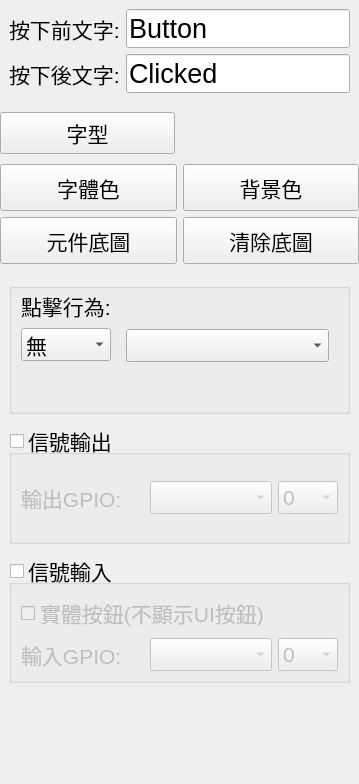
<?xml version="1.0" encoding="UTF-8"?>
<ui version="4.0">
 <class>EditButton</class>
 <widget class="QWidget" name="EditButton">
  <property name="geometry">
   <rect>
    <x>0</x>
    <y>0</y>
    <width>352</width>
    <height>784</height>
   </rect>
  </property>
  <property name="windowTitle">
   <string>Form</string>
  </property>
  <property name="styleSheet">
   <string notr="true">QComboBox{
background-color: rgb(255, 255, 255);
font: 20px &quot;Arial&quot;;}


font: 20px &quot;Arial&quot;</string>
  </property>
  <layout class="QGridLayout" name="gridLayout">
   <property name="leftMargin">
    <number>0</number>
   </property>
   <property name="topMargin">
    <number>0</number>
   </property>
   <property name="rightMargin">
    <number>0</number>
   </property>
   <property name="bottomMargin">
    <number>0</number>
   </property>
   <property name="spacing">
    <number>0</number>
   </property>
   <item row="0" column="0">
    <widget class="QWidget" name="widget_6" native="true">
     <property name="font">
      <font>
       <pointsize>16</pointsize>
      </font>
     </property>
     <layout class="QGridLayout" name="gridLayout_5">
      <property name="leftMargin">
       <number>0</number>
      </property>
      <property name="topMargin">
       <number>0</number>
      </property>
      <property name="rightMargin">
       <number>0</number>
      </property>
      <property name="bottomMargin">
       <number>0</number>
      </property>
      <property name="spacing">
       <number>10</number>
      </property>
      <item row="6" column="2">
       <spacer name="verticalSpacer_3">
        <property name="orientation">
         <enum>Qt::Vertical</enum>
        </property>
        <property name="sizeHint" stdset="0">
         <size>
          <width>20</width>
          <height>40</height>
         </size>
        </property>
       </spacer>
      </item>
      <item row="2" column="0" colspan="2">
       <widget class="QPushButton" name="btnSelectFont">
        <property name="minimumSize">
         <size>
          <width>0</width>
          <height>42</height>
         </size>
        </property>
        <property name="font">
         <font>
          <pointsize>16</pointsize>
          <weight>50</weight>
          <italic>false</italic>
          <bold>false</bold>
         </font>
        </property>
        <property name="text">
         <string>字型</string>
        </property>
       </widget>
      </item>
      <item row="0" column="0" colspan="4">
       <widget class="QWidget" name="widget_9" native="true">
        <layout class="QGridLayout" name="gridLayout_2">
         <item row="0" column="1">
          <widget class="QLineEdit" name="txtText">
           <property name="font">
            <font>
             <pointsize>20</pointsize>
            </font>
           </property>
           <property name="text">
            <string>Button</string>
           </property>
          </widget>
         </item>
         <item row="0" column="0">
          <widget class="QLabel" name="label_5">
           <property name="sizePolicy">
            <sizepolicy hsizetype="Maximum" vsizetype="Preferred">
             <horstretch>0</horstretch>
             <verstretch>0</verstretch>
            </sizepolicy>
           </property>
           <property name="font">
            <font>
             <pointsize>16</pointsize>
            </font>
           </property>
           <property name="text">
            <string>按下前文字:</string>
           </property>
          </widget>
         </item>
         <item row="1" column="0">
          <widget class="QLabel" name="label">
           <property name="minimumSize">
            <size>
             <width>0</width>
             <height>36</height>
            </size>
           </property>
           <property name="text">
            <string>按下後文字:</string>
           </property>
          </widget>
         </item>
         <item row="1" column="1">
          <widget class="QLineEdit" name="txtText2">
           <property name="font">
            <font>
             <pointsize>20</pointsize>
            </font>
           </property>
           <property name="text">
            <string>Clicked</string>
           </property>
          </widget>
         </item>
        </layout>
       </widget>
      </item>
      <item row="3" column="0" colspan="4">
       <widget class="QWidget" name="widget_10" native="true">
        <property name="minimumSize">
         <size>
          <width>100</width>
          <height>100</height>
         </size>
        </property>
        <layout class="QGridLayout" name="gridLayout_4">
         <property name="leftMargin">
          <number>0</number>
         </property>
         <property name="topMargin">
          <number>0</number>
         </property>
         <property name="rightMargin">
          <number>0</number>
         </property>
         <property name="bottomMargin">
          <number>0</number>
         </property>
         <item row="0" column="1">
          <widget class="QPushButton" name="btnBgColor">
           <property name="sizePolicy">
            <sizepolicy hsizetype="Preferred" vsizetype="Preferred">
             <horstretch>0</horstretch>
             <verstretch>0</verstretch>
            </sizepolicy>
           </property>
           <property name="minimumSize">
            <size>
             <width>96</width>
             <height>42</height>
            </size>
           </property>
           <property name="maximumSize">
            <size>
             <width>16777215</width>
             <height>16777215</height>
            </size>
           </property>
           <property name="font">
            <font>
             <pointsize>16</pointsize>
             <weight>50</weight>
             <italic>false</italic>
             <bold>false</bold>
            </font>
           </property>
           <property name="text">
            <string>背景色</string>
           </property>
          </widget>
         </item>
         <item row="1" column="1">
          <widget class="QPushButton" name="btnClearBg">
           <property name="sizePolicy">
            <sizepolicy hsizetype="Preferred" vsizetype="Preferred">
             <horstretch>0</horstretch>
             <verstretch>0</verstretch>
            </sizepolicy>
           </property>
           <property name="minimumSize">
            <size>
             <width>96</width>
             <height>42</height>
            </size>
           </property>
           <property name="font">
            <font>
             <pointsize>16</pointsize>
             <weight>50</weight>
             <italic>false</italic>
             <bold>false</bold>
            </font>
           </property>
           <property name="text">
            <string>清除底圖</string>
           </property>
          </widget>
         </item>
         <item row="1" column="0">
          <widget class="QPushButton" name="btnBgImage">
           <property name="sizePolicy">
            <sizepolicy hsizetype="Preferred" vsizetype="Preferred">
             <horstretch>0</horstretch>
             <verstretch>0</verstretch>
            </sizepolicy>
           </property>
           <property name="minimumSize">
            <size>
             <width>96</width>
             <height>42</height>
            </size>
           </property>
           <property name="font">
            <font>
             <pointsize>16</pointsize>
             <weight>50</weight>
             <italic>false</italic>
             <bold>false</bold>
            </font>
           </property>
           <property name="focusPolicy">
            <enum>Qt::NoFocus</enum>
           </property>
           <property name="text">
            <string>元件底圖</string>
           </property>
          </widget>
         </item>
         <item row="0" column="0">
          <widget class="QPushButton" name="btnTxtColor">
           <property name="sizePolicy">
            <sizepolicy hsizetype="Preferred" vsizetype="Preferred">
             <horstretch>0</horstretch>
             <verstretch>0</verstretch>
            </sizepolicy>
           </property>
           <property name="minimumSize">
            <size>
             <width>96</width>
             <height>42</height>
            </size>
           </property>
           <property name="maximumSize">
            <size>
             <width>16777215</width>
             <height>16777215</height>
            </size>
           </property>
           <property name="font">
            <font>
             <pointsize>16</pointsize>
             <weight>50</weight>
             <italic>false</italic>
             <bold>false</bold>
            </font>
           </property>
           <property name="text">
            <string>字體色</string>
           </property>
          </widget>
         </item>
        </layout>
       </widget>
      </item>
      <item row="6" column="3">
       <widget class="QLabel" name="label_18">
        <property name="text">
         <string/>
        </property>
       </widget>
      </item>
      <item row="4" column="0" colspan="4">
       <widget class="QWidget" name="widget" native="true">
        <property name="minimumSize">
         <size>
          <width>0</width>
          <height>200</height>
         </size>
        </property>
        <layout class="QGridLayout" name="gridLayout_3">
         <property name="horizontalSpacing">
          <number>5</number>
         </property>
         <property name="verticalSpacing">
          <number>10</number>
         </property>
         <item row="2" column="0" colspan="2">
          <widget class="QGroupBox" name="groupBox">
           <property name="minimumSize">
            <size>
             <width>0</width>
             <height>120</height>
            </size>
           </property>
           <property name="inputMethodHints">
            <set>Qt::ImhNone</set>
           </property>
           <property name="title">
            <string>信號輸入</string>
           </property>
           <property name="checkable">
            <bool>true</bool>
           </property>
           <property name="checked">
            <bool>false</bool>
           </property>
           <layout class="QGridLayout" name="gridLayout_6">
            <item row="1" column="1">
             <widget class="QComboBox" name="comboBox_4">
              <property name="minimumSize">
               <size>
                <width>0</width>
                <height>33</height>
               </size>
              </property>
             </widget>
            </item>
            <item row="1" column="2">
             <widget class="QComboBox" name="comboBox_5">
              <property name="minimumSize">
               <size>
                <width>0</width>
                <height>33</height>
               </size>
              </property>
              <property name="maximumSize">
               <size>
                <width>60</width>
                <height>16777215</height>
               </size>
              </property>
              <item>
               <property name="text">
                <string>0</string>
               </property>
              </item>
              <item>
               <property name="text">
                <string>1</string>
               </property>
              </item>
             </widget>
            </item>
            <item row="1" column="0">
             <widget class="QLabel" name="label_4">
              <property name="text">
               <string>輸入GPIO:</string>
              </property>
             </widget>
            </item>
            <item row="0" column="0" colspan="3">
             <widget class="QCheckBox" name="checkBox">
              <property name="minimumSize">
               <size>
                <width>0</width>
                <height>33</height>
               </size>
              </property>
              <property name="text">
               <string>實體按鈕(不顯示UI按鈕)</string>
              </property>
             </widget>
            </item>
           </layout>
          </widget>
         </item>
         <item row="1" column="0" colspan="2">
          <widget class="QGroupBox" name="groupBox_2">
           <property name="minimumSize">
            <size>
             <width>0</width>
             <height>120</height>
            </size>
           </property>
           <property name="title">
            <string>信號輸出</string>
           </property>
           <property name="checkable">
            <bool>true</bool>
           </property>
           <property name="checked">
            <bool>false</bool>
           </property>
           <layout class="QHBoxLayout" name="horizontalLayout_2">
            <item>
             <widget class="QLabel" name="label_3">
              <property name="text">
               <string>輸出GPIO:</string>
              </property>
             </widget>
            </item>
            <item>
             <widget class="QComboBox" name="comboBox_2">
              <property name="minimumSize">
               <size>
                <width>0</width>
                <height>33</height>
               </size>
              </property>
              <property name="styleSheet">
               <string notr="true"/>
              </property>
             </widget>
            </item>
            <item>
             <widget class="QComboBox" name="comboBox_3">
              <property name="minimumSize">
               <size>
                <width>0</width>
                <height>33</height>
               </size>
              </property>
              <property name="maximumSize">
               <size>
                <width>60</width>
                <height>16777215</height>
               </size>
              </property>
              <item>
               <property name="text">
                <string>0</string>
               </property>
              </item>
              <item>
               <property name="text">
                <string>1</string>
               </property>
              </item>
             </widget>
            </item>
           </layout>
          </widget>
         </item>
         <item row="0" column="0" colspan="2">
          <widget class="QGroupBox" name="groupBox_3">
           <property name="minimumSize">
            <size>
             <width>0</width>
             <height>100</height>
            </size>
           </property>
           <layout class="QGridLayout" name="gridLayout_9">
            <property name="topMargin">
             <number>0</number>
            </property>
            <property name="bottomMargin">
             <number>0</number>
            </property>
            <item row="0" column="0">
             <widget class="QLabel" name="label_2">
              <property name="sizePolicy">
               <sizepolicy hsizetype="Preferred" vsizetype="Fixed">
                <horstretch>0</horstretch>
                <verstretch>0</verstretch>
               </sizepolicy>
              </property>
              <property name="minimumSize">
               <size>
                <width>40</width>
                <height>33</height>
               </size>
              </property>
              <property name="text">
               <string>點擊行為:</string>
              </property>
             </widget>
            </item>
            <item row="1" column="0">
             <widget class="QComboBox" name="cbAction">
              <property name="minimumSize">
               <size>
                <width>90</width>
                <height>30</height>
               </size>
              </property>
              <property name="styleSheet">
               <string notr="true"/>
              </property>
              <item>
               <property name="text">
                <string>無</string>
               </property>
              </item>
              <item>
               <property name="text">
                <string>換頁</string>
               </property>
              </item>
              <item>
               <property name="text">
                <string>運行腳本</string>
               </property>
              </item>
             </widget>
            </item>
            <item row="0" column="1" rowspan="3">
             <widget class="QStackedWidget" name="stackAction">
              <property name="minimumSize">
               <size>
                <width>0</width>
                <height>33</height>
               </size>
              </property>
              <property name="currentIndex">
               <number>2</number>
              </property>
              <widget class="QWidget" name="page0"/>
              <widget class="QWidget" name="page1" native="true">
               <layout class="QGridLayout" name="gridLayout_7">
                <property name="topMargin">
                 <number>0</number>
                </property>
                <property name="bottomMargin">
                 <number>0</number>
                </property>
                <item row="1" column="0">
                 <widget class="QLabel" name="label_6">
                  <property name="sizePolicy">
                   <sizepolicy hsizetype="Fixed" vsizetype="Preferred">
                    <horstretch>0</horstretch>
                    <verstretch>0</verstretch>
                   </sizepolicy>
                  </property>
                  <property name="text">
                   <string>選擇分頁:</string>
                  </property>
                 </widget>
                </item>
                <item row="1" column="1">
                 <widget class="QComboBox" name="cbPageSelect">
                  <property name="minimumSize">
                   <size>
                    <width>0</width>
                    <height>30</height>
                   </size>
                  </property>
                  <property name="styleSheet">
                   <string notr="true"/>
                  </property>
                 </widget>
                </item>
                <item row="0" column="0" colspan="2">
                 <widget class="QCheckBox" name="checkBox_2">
                  <property name="minimumSize">
                   <size>
                    <width>0</width>
                    <height>33</height>
                   </size>
                  </property>
                  <property name="text">
                   <string>中斷播放中的影片</string>
                  </property>
                  <property name="checked">
                   <bool>true</bool>
                  </property>
                 </widget>
                </item>
                <item row="2" column="1">
                 <spacer name="verticalSpacer">
                  <property name="orientation">
                   <enum>Qt::Vertical</enum>
                  </property>
                  <property name="sizeHint" stdset="0">
                   <size>
                    <width>20</width>
                    <height>40</height>
                   </size>
                  </property>
                 </spacer>
                </item>
               </layout>
              </widget>
              <widget class="QWidget" name="page2">
               <layout class="QGridLayout" name="gridLayout_8">
                <property name="topMargin">
                 <number>40</number>
                </property>
                <item row="0" column="0">
                 <widget class="QComboBox" name="cbCmd"/>
                </item>
                <item row="1" column="0">
                 <spacer name="verticalSpacer_4">
                  <property name="orientation">
                   <enum>Qt::Vertical</enum>
                  </property>
                  <property name="sizeHint" stdset="0">
                   <size>
                    <width>20</width>
                    <height>40</height>
                   </size>
                  </property>
                 </spacer>
                </item>
               </layout>
              </widget>
             </widget>
            </item>
            <item row="2" column="0">
             <spacer name="verticalSpacer_2">
              <property name="orientation">
               <enum>Qt::Vertical</enum>
              </property>
              <property name="sizeHint" stdset="0">
               <size>
                <width>20</width>
                <height>40</height>
               </size>
              </property>
             </spacer>
            </item>
           </layout>
          </widget>
         </item>
        </layout>
       </widget>
      </item>
     </layout>
    </widget>
   </item>
  </layout>
 </widget>
 <resources/>
 <connections/>
</ui>
